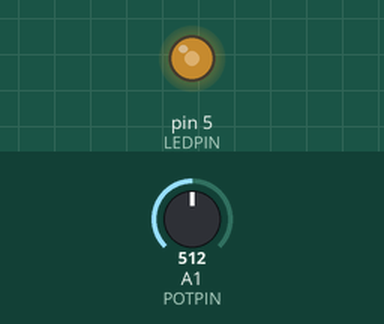
Recording of a sketch running on a simulated Arduino Uno, built with avr-gcc and run on an emulated ATmega328P. Parts: output pins drawn as LEDs (lit = HIGH). Dashed ring = blinking. Inputs (shaded band) come from the test bench; at power-on: A1 (POTPIN) = 512.

Above: at 1.2 s.
1.3 s: A1 (POTPIN) set to 415
2.8 s: A1 (POTPIN) set to 388
At 4.0 s:
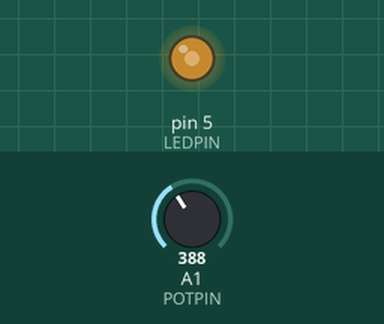
4.3 s: A1 (POTPIN) set to 122
At 5.3 s:
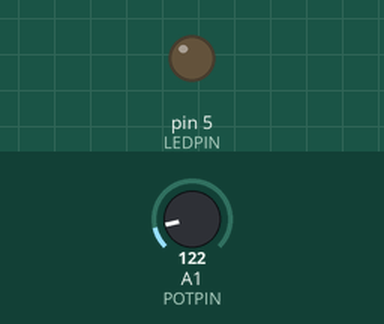
7.3 s: A1 (POTPIN) set to 282
At 7.77 s:
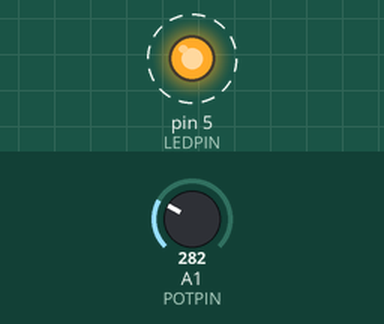
10.3 s: A1 (POTPIN) set to 317
Timing chart, 0 to 12.8 s (numbered marks = the images above; inputs shaded):
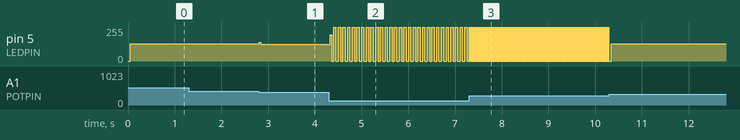

The sketch:

Exp6b6.ino
```cpp
#define LEDPIN 5
#define POTPIN A1

bool ledState = LOW;
float interval = 0;
float potData = 0;
float freq = 0;

unsigned long previousMicors = 0;
unsigned long currentMicros = 0;

void setup() {
  Serial.begin(9600);

  pinMode(LEDPIN, OUTPUT);
  pinMode(POTPIN, INPUT);
}

void loop() {

  potData = analogRead(POTPIN);

  if (potData <= 100)                                        //Potwaarde:            0 --> 1023
        interval = 100000;                 // 5 Hz           //Intervalwaarde:       100 000 µs --> 250 µs
                                                             //Periode (2*interval): 200 000 µs --> 500 µs
  else if (potData > 100 && potData <= 200)                          //Frequentie:           5 Hz --> 2000 Hz
        interval = 50000;                  // 10 Hz

  else if (potData > 200 && potData <= 300)
        interval = 10000;                  // 50 Hz

  else if (potData > 300 && potData <= 400)
        interval = 5000;                   // 100 Hz

  else if (potData > 400 && potData <= 500)
        interval = 1000;                  // 500 Hz

  else if (potData > 500 && potData <= 600)
        interval = 750;                    // 666,66 Hz

  else if (potData > 600 && potData <= 700)
        interval = 666,67;                // 750 Hz

  else if (potData > 700 && potData <= 800)
        interval = 600;                // 833,33 Hz

  else if (potData > 800 && potData <= 900)
        interval = 500;                // 1000 Hz

  else if (potData > 900 && potData <= 1000)
        interval = 333,33;              // 1500 Hz

  else if (potData > 1000)
        interval = 250;                // 2000 Hz

// Serial.println(interval);

  currentMicros = micros();

  if (currentMicros - previousMicors >= interval) {
    previousMicors = currentMicros;

    ledState = !ledState;

    digitalWrite(LEDPIN, ledState);

    //  Serial.print((interval)*2);
    //  Serial.print(" ms | ");
    //  freq = 1000000.00/((interval)*2);
    //  Serial.print(freq);
    //  Serial.println(" Hz");
  }
}
```

Measured:
- after the input at 1.3 s, every drawn part: stays the same
- after the input at 2.8 s, pin 5 (LEDPIN): 128/255 → 126/255 at once
- after the input at 4.3 s, pin 5 (LEDPIN): 126/255 → 197/255 at once, then repeats every 0.08 s: 0/255 0.03 s, 255/255 0.05 s
- after the input at 7.3 s, pin 5 (LEDPIN): alternates 255/255 for 0.01 s and 0/255 for 0.01 s, starting at once
